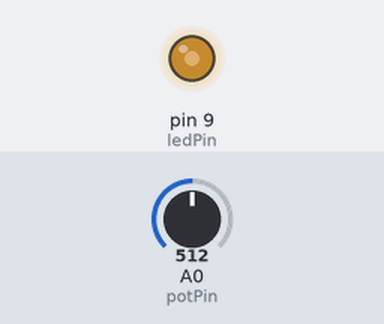
Bench run of a sketch on a simulated Arduino Uno, built with avr-gcc and run on an emulated ATmega328P. Parts: output pins drawn as LEDs (lit = HIGH). The test bench sets the inputs (shaded band); at power-on: A0 (potPin) = 512.

Above: at 1.2 s.
1.3 s: A0 (potPin) set to 716
At 1.9 s:
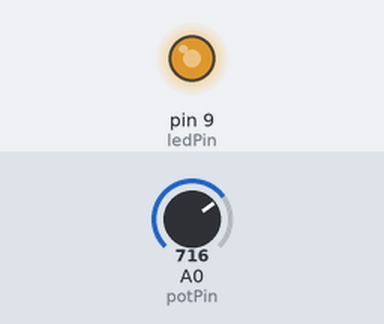
2.8 s: A0 (potPin) set to 900
At 4.0 s:
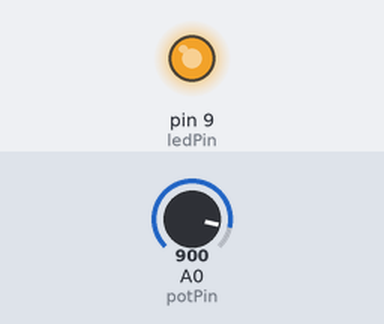
4.3 s: A0 (potPin) set to 122
At 5.4 s:
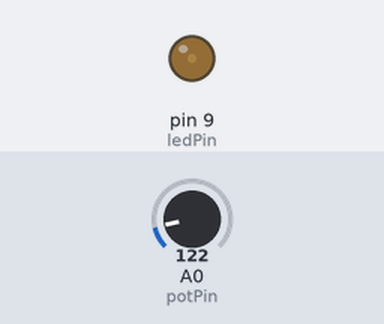
5.8 s: A0 (potPin) set to 0
At 6.5 s:
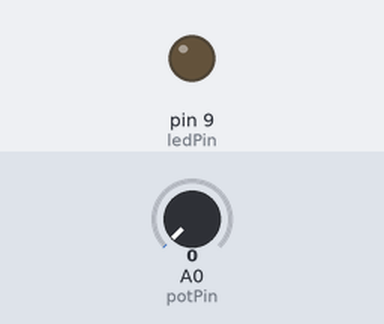
Timing chart, 0 to 8.3 s (numbered marks = the images above; inputs shaded):
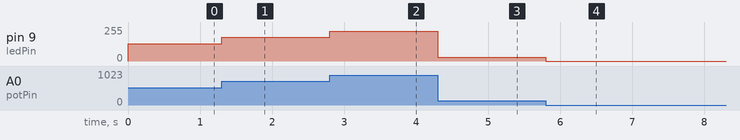

The sketch:

Sketch4.ino
```cpp
#define ledPin 9
#define potPin A0

void setup()
{
    pinMode (ledPin, OUTPUT);
    pinMode (potPin, INPUT);
}

void loop()
{
    int rotation, brightness;
    rotation = analogRead (potPin);
    brightness = rotation / 4;
    analogWrite (ledPin, brightness);
}
```

Sketch4.cpp
```cpp
#define ledPin 9
#define potPin A0

void setup()
{
    pinMode (ledPin, OUTPUT);
    pinMode (potPin, INPUT);
}

void loop()
{
    int rotation, brightness;
    rotation = analogRead (potPin);
    brightness = rotation / 4;
    analogWrite (ledPin, brightness);
}
```

Measured:
- after the input at 1.3 s, pin 9 (ledPin): 128/255 → 179/255 at once
- after the input at 2.8 s, pin 9 (ledPin): 179/255 → 225/255 at once
- after the input at 4.3 s, pin 9 (ledPin): 225/255 → 30/255 at once
- after the input at 5.8 s, pin 9 (ledPin): 30/255 → 0/255 at once
